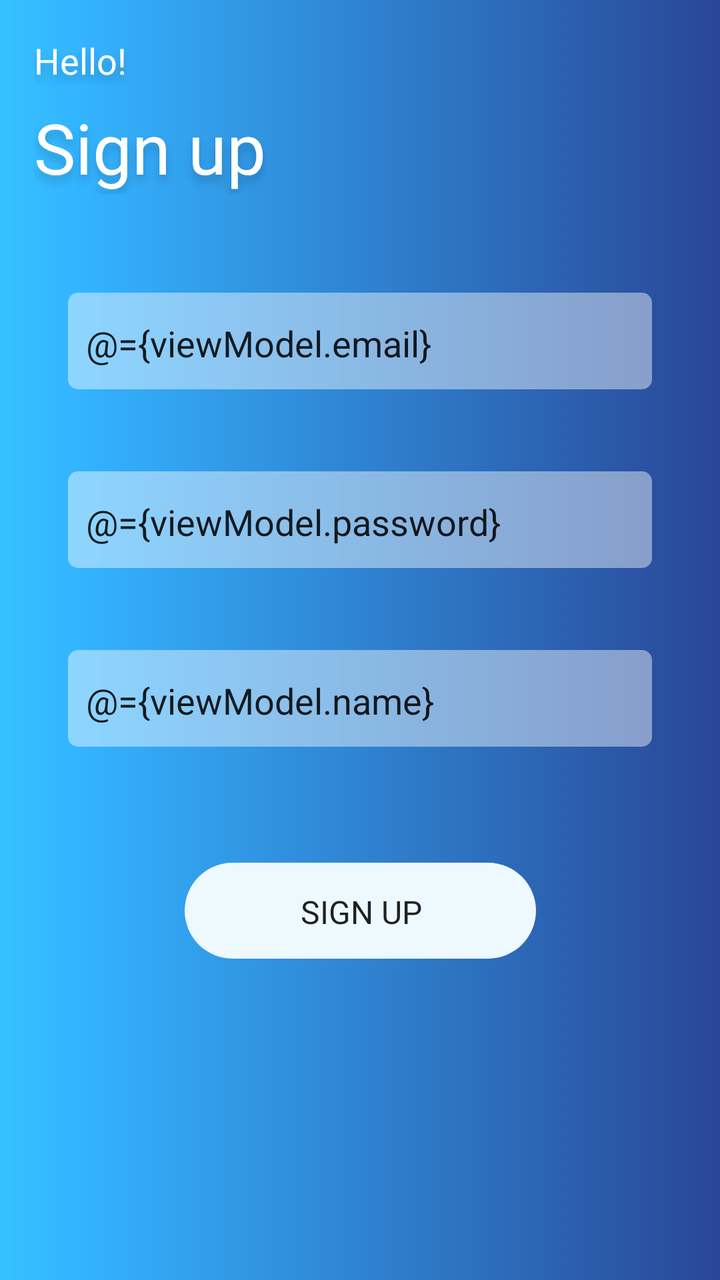
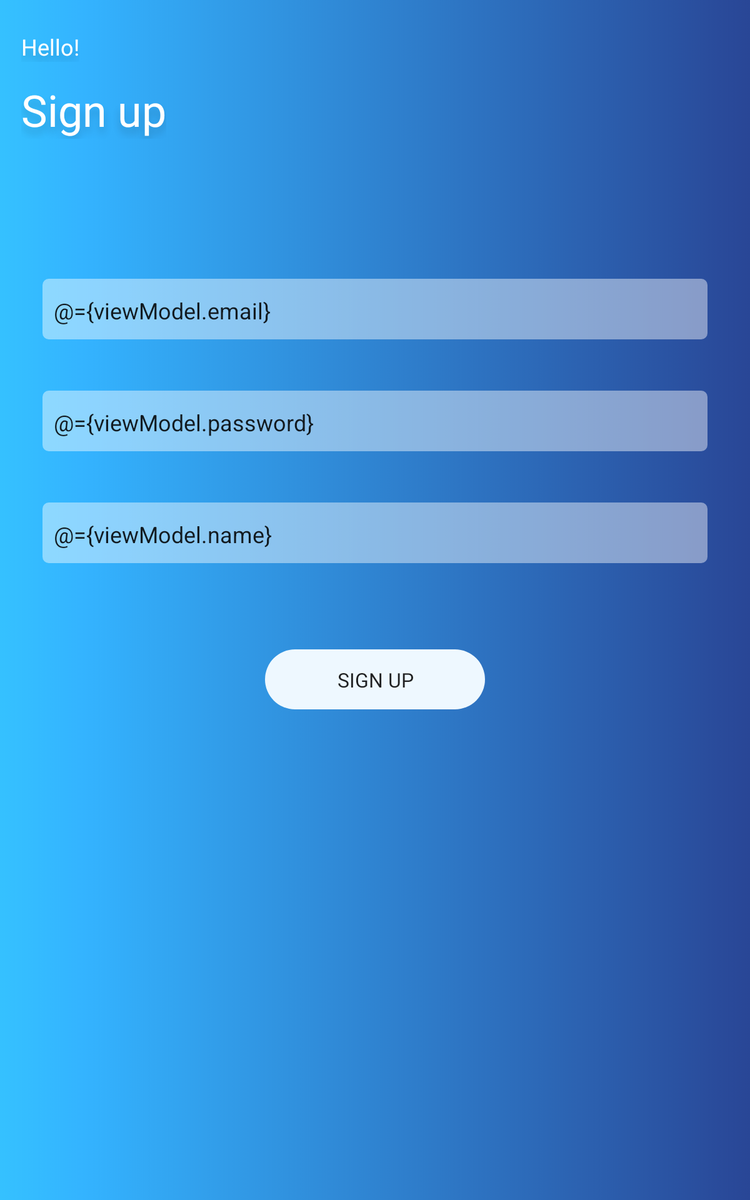

One screen, two layout resources from the same app: the default and the repository's alternative for another configuration. Each is rendered where Android would select it; the XML of both is given below.
<!-- AndroidManifest.xml: application theme AppTheme -->
<!-- res/layout/fragment_signup.xml -->
<?xml version="1.0" encoding="utf-8"?>
<layout xmlns:android="http://schemas.android.com/apk/res/android"
    xmlns:app="http://schemas.android.com/apk/res-auto"
    xmlns:tools="http://schemas.android.com/tools">

    <data>
        <variable
            name="viewModel" type="com.example.app_37_brilliantapp.signup.SignupViewModel" />
        <variable
            name="fragment" type="com.example.app_37_brilliantapp.signup.SignupFragment" />
    </data>

    <androidx.constraintlayout.widget.ConstraintLayout
        android:layout_width="match_parent"
        android:layout_height="match_parent"
        android:background="@drawable/authentication_background_color"
        android:backgroundTint="@color/authenticationBackgroundTint"
        android:backgroundTintMode="add"
        android:focusable="true"
        android:focusableInTouchMode="true"
        tools:context=".signup.SignupFragment">

        <TextView
            android:id="@+id/fragment_sign_up_subtitle"
            android:layout_width="wrap_content"
            android:layout_height="wrap_content"
            android:layout_marginStart="17dp"
            android:layout_marginTop="18dp"
            android:fontFamily="@font/montserrat_regular"
            android:shadowColor="#29000000"
            android:shadowDx="0"
            android:shadowDy="10"
            android:shadowRadius="10"
            android:text="@string/fragment_sign_up_subtitleText"
            android:textColor="@android:color/white"
            android:textSize="18sp"
            app:layout_constraintStart_toStartOf="parent"
            app:layout_constraintTop_toTopOf="parent" />

        <TextView
            android:id="@+id/fragment_sign_up_title"
            android:layout_width="wrap_content"
            android:layout_height="wrap_content"
            android:layout_marginTop="8dp"
            android:fontFamily="@font/montserrat_bold"
            android:shadowColor="#29000000"
            android:shadowDx="0"
            android:shadowDy="10"
            android:shadowRadius="10"
            android:text="@string/fragment_sign_up_titleText"
            android:textColor="@android:color/white"
            android:textSize="35sp"
            app:layout_constraintStart_toStartOf="@+id/fragment_sign_up_subtitle"
            app:layout_constraintTop_toBottomOf="@+id/fragment_sign_up_subtitle" />

        <EditText
            android:id="@+id/fragment_sign_up_email"
            android:layout_width="0dp"
            android:layout_height="wrap_content"
            android:layout_marginStart="34dp"
            android:layout_marginEnd="34dp"
            android:background="@drawable/authentication_field_background"
            android:hint="@string/fragment_sign_up_emailHint"
            android:paddingStart="9dp"
            android:paddingTop="13dp"
            android:paddingBottom="11dp"
            android:text="@={viewModel.email}"
            android:textColorHint="@color/authenticationHintTextColor"
            android:textCursorDrawable="@null"
            app:layout_constraintBottom_toBottomOf="parent"
            app:layout_constraintEnd_toEndOf="parent"
            app:layout_constraintHorizontal_bias="0.0"
            app:layout_constraintStart_toStartOf="parent"
            app:layout_constraintTop_toBottomOf="@+id/fragment_sign_up_title"
            app:layout_constraintVertical_bias="0.100000024" />

        <EditText
            android:id="@+id/fragment_sign_up_password"
            android:layout_width="0dp"
            android:layout_height="wrap_content"
            android:layout_marginStart="34dp"
            android:layout_marginTop="41dp"
            android:layout_marginEnd="34dp"
            android:background="@drawable/authentication_field_background"
            android:hint="@string/fragment_sign_up_passwordHint"
            android:paddingStart="9dp"
            android:paddingTop="13dp"
            android:paddingBottom="11dp"
            android:text="@={viewModel.password}"
            android:textColorHint="@color/authenticationHintTextColor"
            android:textCursorDrawable="@null"
            app:layout_constraintEnd_toEndOf="parent"
            app:layout_constraintHorizontal_bias="0.0"
            app:layout_constraintStart_toStartOf="parent"
            app:layout_constraintTop_toBottomOf="@+id/fragment_sign_up_email" />

        <EditText
            android:id="@+id/fragment_sign_up_name"
            android:layout_width="0dp"
            android:layout_height="wrap_content"
            android:layout_marginStart="34dp"
            android:layout_marginTop="41dp"
            android:layout_marginEnd="34dp"
            android:background="@drawable/authentication_field_background"
            android:hint="@string/fragment_sign_up_nameHint"
            android:paddingStart="9dp"
            android:paddingTop="13dp"
            android:paddingBottom="11dp"
            android:text="@={viewModel.name}"
            android:textColorHint="@color/authenticationHintTextColor"
            android:textCursorDrawable="@null"
            app:layout_constraintEnd_toEndOf="parent"
            app:layout_constraintHorizontal_bias="0.0"
            app:layout_constraintStart_toStartOf="parent"
            app:layout_constraintTop_toBottomOf="@+id/fragment_sign_up_password" />

        <Button
            android:id="@+id/fragment_sign_up_button"
            style="?borderlessButtonStyle"
            android:layout_width="wrap_content"
            android:layout_height="wrap_content"
            android:layout_marginTop="58dp"
            android:background="@drawable/authentication_button_background"
            android:fontFamily="@font/montserrat_medium"
            android:onClick="@{() -> viewModel.startSignupEvent()}"
            android:paddingStart="58dp"
            android:paddingTop="10dp"
            android:paddingEnd="57dp"
            android:paddingBottom="9dp"
            android:text="@string/fragment_sign_up_buttonText"
            android:textSize="16sp"
            app:layout_constraintEnd_toEndOf="parent"
            app:layout_constraintStart_toStartOf="parent"
            app:layout_constraintTop_toBottomOf="@+id/fragment_sign_up_name" />

        <androidx.appcompat.widget.AppCompatImageButton
            android:id="@+id/fragment_sign_up_google_button"
            style="?borderlessButtonStyle"
            android:layout_width="30dp"
            android:layout_height="30dp"
            android:layout_marginTop="21dp"
            android:background="@drawable/google_button_background"
            android:onClick="@{(v) -> fragment.onGoogleButtonClick(v)}"
            app:layout_constraintEnd_toStartOf="@+id/fragment_sign_up_facebook_button"
            app:layout_constraintHorizontal_bias="0.5"
            app:layout_constraintStart_toStartOf="@+id/fragment_sign_up_button"
            app:layout_constraintTop_toBottomOf="@+id/fragment_sign_up_button" />

        <androidx.appcompat.widget.AppCompatImageButton
            android:id="@+id/fragment_sign_up_facebook_button"
            style="?borderlessButtonStyle"
            android:layout_width="37dp"
            android:layout_height="37dp"
            android:layout_marginTop="17dp"
            android:background="@drawable/facebook_button_background"
            android:onClick="@{(v) -> fragment.onFacebookButtonClick(v)}"
            app:layout_constraintEnd_toEndOf="@+id/fragment_sign_up_button"
            app:layout_constraintHorizontal_bias="0.5"
            app:layout_constraintStart_toEndOf="@+id/fragment_sign_up_google_button"
            app:layout_constraintTop_toBottomOf="@+id/fragment_sign_up_button" />

        <TextView
            android:id="@+id/fragment_sign_up_login_text"
            android:layout_width="wrap_content"
            android:layout_height="wrap_content"
            android:layout_marginTop="15dp"
            android:fontFamily="@font/montserrat_regular"
            android:textColor="@android:color/white"
            android:textSize="10sp"
            app:layout_constraintEnd_toEndOf="@+id/fragment_sign_up_button"
            app:layout_constraintStart_toStartOf="@+id/fragment_sign_up_button"
            app:layout_constraintTop_toBottomOf="@+id/fragment_sign_up_facebook_button" />

    </androidx.constraintlayout.widget.ConstraintLayout>
</layout>
<!-- resources referenced by this layout -->
<resources>
  <color name="authenticationBackgroundTint">#0FFFFFFF</color>
  <color name="authenticationHintTextColor">#70FFFFFF</color>
  <!-- drawable authentication_background_color (drawable) -->
  <?xml version="1.0" encoding="utf-8"?>
  <selector xmlns:android="http://schemas.android.com/apk/res/android">
      <item>
          <shape>
              <gradient
                  android:startColor="@color/authenticationBackgroundColorGradientStart"
                  android:endColor="@color/authenticationBackgroundColorGradientEnd"/>
          </shape>
      </item>
  </selector>
  <!-- drawable authentication_button_background (drawable) -->
  <?xml version="1.0" encoding="utf-8"?>
  <ripple xmlns:android="http://schemas.android.com/apk/res/android"
      android:color="?colorControlHighlight">
      <item>
          <shape android:shape="rectangle">
              <solid android:color="@color/authenticationButtonColor"/>
              <corners android:radius="30dp"/>
          </shape>
      </item>
  </ripple>
  <!-- drawable authentication_field_background (drawable) -->
  <?xml version="1.0" encoding="utf-8"?>
  <shape xmlns:android="http://schemas.android.com/apk/res/android">
      <solid android:color="@color/authenticationFieldsColor"/>
      <corners android:radius="5dp"/>
  </shape>
  <!-- drawable facebook_button_background (drawable) -->
  <?xml version="1.0" encoding="utf-8"?>
  <selector
      xmlns:android="http://schemas.android.com/apk/res/android"
      android:enterFadeDuration="@android:integer/config_shortAnimTime"
      android:exitFadeDuration="@android:integer/config_longAnimTime">
      <item android:state_pressed="true">
          <bitmap
              android:src="@drawable/facebook_logo"
              android:tint="@color/logoTint"
              android:tintMode="src_atop"/>
      </item>
      <item>
          <bitmap android:src="@drawable/facebook_logo" />
      </item>
  </selector>
  <!-- drawable google_button_background (drawable) -->
  <?xml version="1.0" encoding="utf-8"?>
  <selector
      xmlns:android="http://schemas.android.com/apk/res/android"
      android:enterFadeDuration="@android:integer/config_shortAnimTime"
      android:exitFadeDuration="@android:integer/config_longAnimTime">
      <item android:state_pressed="true">
          <bitmap
              android:src="@drawable/google_logo"
              android:tint="@color/logoTint"
              android:tintMode="src_atop"/>
      </item>
      <item>
          <bitmap android:src="@drawable/google_logo" />
      </item>
  </selector>
  <string name="fragment_sign_up_buttonText">Sign up</string>
  <string name="fragment_sign_up_emailHint">Email</string>
  <string name="fragment_sign_up_nameHint">First name</string>
  <string name="fragment_sign_up_passwordHint">Password</string>
  <string name="fragment_sign_up_subtitleText">Hello!</string>
  <string name="fragment_sign_up_titleText">Sign up</string>
  <style name="AppTheme" parent="Theme.AppCompat.Light.NoActionBar">
          
          <item name="colorPrimary">@color/colorPrimary</item>
          <item name="colorPrimaryDark">@color/colorPrimaryDark</item>
          <item name="colorAccent">@color/colorAccent</item>
      </style>
  <color name="authenticationBackgroundColorGradientStart">#26B2FD</color>
  <color name="authenticationBackgroundColorGradientEnd">#1A3787</color>
  <color name="authenticationButtonColor">#EEF8FF</color>
  <color name="authenticationFieldsColor">#70FFFFFF</color>
  <color name="logoTint">#43434343</color>
  <color name="colorPrimary">#6200EE</color>
  <color name="colorPrimaryDark">#3700B3</color>
  <color name="colorAccent">#03DAC5</color>
</resources>
<!-- res/layout-large/fragment_signup.xml (the repository's variant of the layout above) -->
<!-- drawn on a 7-inch tablet held upright -->
<?xml version="1.0" encoding="utf-8"?>
<layout xmlns:android="http://schemas.android.com/apk/res/android"
    xmlns:app="http://schemas.android.com/apk/res-auto"
    xmlns:tools="http://schemas.android.com/tools">

    <data>
        <variable
            name="viewModel" type="com.example.app_37_brilliantapp.signup.SignupViewModel" />
        <variable
            name="fragment" type="com.example.app_37_brilliantapp.signup.SignupFragment" />
    </data>

    <androidx.constraintlayout.widget.ConstraintLayout
        android:layout_width="match_parent"
        android:layout_height="match_parent"
        android:background="@drawable/authentication_background_color"
        android:backgroundTint="@color/authenticationBackgroundTint"
        android:backgroundTintMode="add"
        android:focusable="true"
        android:focusableInTouchMode="true"
        tools:context=".signup.SignupFragment">

        <TextView
            android:id="@+id/fragment_sign_up_subtitle"
            android:layout_width="wrap_content"
            android:layout_height="wrap_content"
            android:layout_marginStart="17dp"
            android:layout_marginTop="25dp"
            android:fontFamily="@font/montserrat_regular"
            android:shadowColor="#29000000"
            android:shadowDx="0"
            android:shadowDy="10"
            android:shadowRadius="10"
            android:text="@string/fragment_sign_up_subtitleText"
            android:textColor="@android:color/white"
            android:textSize="18sp"
            app:layout_constraintStart_toStartOf="parent"
            app:layout_constraintTop_toTopOf="parent" />

        <TextView
            android:id="@+id/fragment_sign_up_title"
            android:layout_width="wrap_content"
            android:layout_height="wrap_content"
            android:layout_marginTop="15dp"
            android:fontFamily="@font/montserrat_bold"
            android:shadowColor="#29000000"
            android:shadowDx="0"
            android:shadowDy="10"
            android:shadowRadius="10"
            android:text="@string/fragment_sign_up_titleText"
            android:textColor="@android:color/white"
            android:textSize="35sp"
            app:layout_constraintStart_toStartOf="@+id/fragment_sign_up_subtitle"
            app:layout_constraintTop_toBottomOf="@+id/fragment_sign_up_subtitle" />

        <EditText
            android:id="@+id/fragment_sign_up_email"
            android:layout_width="0dp"
            android:layout_height="wrap_content"
            android:layout_marginStart="34dp"
            android:layout_marginEnd="34dp"
            android:background="@drawable/authentication_field_background"
            android:hint="@string/fragment_sign_up_emailHint"
            android:paddingStart="9dp"
            android:paddingTop="13dp"
            android:paddingBottom="11dp"
            android:text="@={viewModel.email}"
            android:textColorHint="@color/authenticationHintTextColor"
            android:textCursorDrawable="@null"
            app:layout_constraintBottom_toBottomOf="parent"
            app:layout_constraintEnd_toEndOf="parent"
            app:layout_constraintHorizontal_bias="0.0"
            app:layout_constraintStart_toStartOf="parent"
            app:layout_constraintTop_toBottomOf="@+id/fragment_sign_up_title"
            app:layout_constraintVertical_bias="0.13999999" />

        <EditText
            android:id="@+id/fragment_sign_up_password"
            android:layout_width="0dp"
            android:layout_height="wrap_content"
            android:layout_marginStart="34dp"
            android:layout_marginTop="41dp"
            android:layout_marginEnd="34dp"
            android:background="@drawable/authentication_field_background"
            android:hint="@string/fragment_sign_up_passwordHint"
            android:paddingStart="9dp"
            android:paddingTop="13dp"
            android:paddingBottom="11dp"
            android:text="@={viewModel.password}"
            android:textColorHint="@color/authenticationHintTextColor"
            android:textCursorDrawable="@null"
            app:layout_constraintEnd_toEndOf="parent"
            app:layout_constraintHorizontal_bias="0.0"
            app:layout_constraintStart_toStartOf="parent"
            app:layout_constraintTop_toBottomOf="@+id/fragment_sign_up_email" />

        <EditText
            android:id="@+id/fragment_sign_up_name"
            android:layout_width="0dp"
            android:layout_height="wrap_content"
            android:layout_marginStart="34dp"
            android:layout_marginTop="41dp"
            android:layout_marginEnd="34dp"
            android:background="@drawable/authentication_field_background"
            android:hint="@string/fragment_sign_up_nameHint"
            android:paddingStart="9dp"
            android:paddingTop="13dp"
            android:paddingBottom="11dp"
            android:text="@={viewModel.name}"
            android:textColorHint="@color/authenticationHintTextColor"
            android:textCursorDrawable="@null"
            app:layout_constraintEnd_toEndOf="parent"
            app:layout_constraintHorizontal_bias="0.0"
            app:layout_constraintStart_toStartOf="parent"
            app:layout_constraintTop_toBottomOf="@+id/fragment_sign_up_password" />

        <Button
            android:id="@+id/fragment_sign_up_button"
            style="?borderlessButtonStyle"
            android:layout_width="wrap_content"
            android:layout_height="wrap_content"
            android:layout_marginTop="69dp"
            android:background="@drawable/authentication_button_background"
            android:fontFamily="@font/montserrat_medium"
            android:onClick="@{() -> viewModel.startSignupEvent()}"
            android:paddingStart="58dp"
            android:paddingTop="10dp"
            android:paddingEnd="57dp"
            android:paddingBottom="9dp"
            android:text="@string/fragment_sign_up_buttonText"
            android:textSize="16sp"
            app:layout_constraintEnd_toEndOf="parent"
            app:layout_constraintStart_toStartOf="parent"
            app:layout_constraintTop_toBottomOf="@+id/fragment_sign_up_name" />

        <ImageButton
            android:id="@+id/fragment_sign_up_google_button"
            style="?borderlessButtonStyle"
            android:layout_width="30dp"
            android:layout_height="30dp"
            android:layout_marginTop="29dp"
            android:background="@drawable/google_button_background"
            android:onClick="@{(v) -> fragment.onGoogleButtonClick(v)}"
            app:layout_constraintEnd_toStartOf="@+id/fragment_sign_up_facebook_button"
            app:layout_constraintHorizontal_bias="0.5"
            app:layout_constraintStart_toStartOf="@+id/fragment_sign_up_button"
            app:layout_constraintTop_toBottomOf="@+id/fragment_sign_up_button" />

        <ImageButton
            android:id="@+id/fragment_sign_up_facebook_button"
            style="?borderlessButtonStyle"
            android:layout_width="37dp"
            android:layout_height="37dp"
            android:layout_marginTop="25dp"
            android:background="@drawable/facebook_button_background"
            android:onClick="@{(v) -> fragment.onFacebookButtonClick(v)}"
            app:layout_constraintEnd_toEndOf="@+id/fragment_sign_up_button"
            app:layout_constraintHorizontal_bias="0.5"
            app:layout_constraintStart_toEndOf="@+id/fragment_sign_up_google_button"
            app:layout_constraintTop_toBottomOf="@+id/fragment_sign_up_button" />

        <TextView
            android:layout_width="wrap_content"
            android:layout_height="wrap_content"
            android:layout_marginTop="18dp"
            android:fontFamily="@font/montserrat_regular"
            android:textColor="@android:color/white"
            android:textSize="10sp"
            app:layout_constraintEnd_toEndOf="@+id/fragment_sign_up_button"
            app:layout_constraintStart_toStartOf="@+id/fragment_sign_up_button"
            app:layout_constraintTop_toBottomOf="@+id/fragment_sign_up_facebook_button" />

    </androidx.constraintlayout.widget.ConstraintLayout>
</layout>
